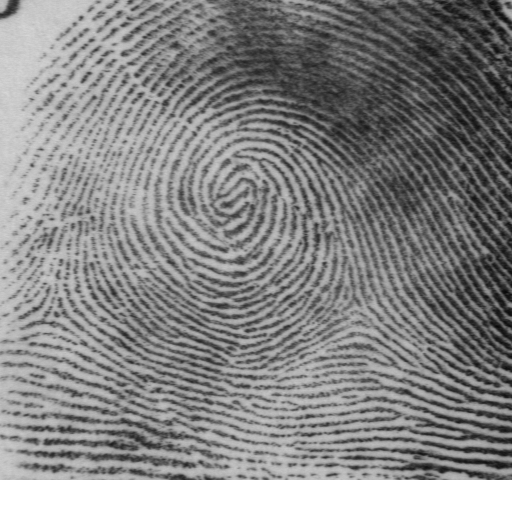
#> input picture sd04/png_txt/figs_0/f0014_06.png, 512 x 512 px
$ python -i preprocessing.py   (imports and definitions only)
#> lines starting #> are read from the running program, lines starting #| are printed output that depends on the picture
"""Fingerprint image preprocessing pipeline."""
from __future__ import annotations

from dataclasses import dataclass
from pathlib import Path
from typing import Tuple

import cv2
import numpy as np

from app.config import CLAHE_CLIP_LIMIT, CLAHE_TILE_GRID_SIZE, IMAGE_SIZE


@dataclass
class PreprocessResult:
    """Container for preprocessing outputs."""

    original: np.ndarray
    original_resized: np.ndarray
    gray: np.ndarray
    normalized: np.ndarray
    clahe: np.ndarray
    enhanced: np.ndarray
    mask: np.ndarray
    model_input: np.ndarray


def _to_gray(image: np.ndarray) -> np.ndarray:
    """Convert BGR image to grayscale float32 in [0, 1]."""
    gray = cv2.cvtColor(image, cv2.COLOR_BGR2GRAY)
    return gray.astype(np.float32) / 255.0


def _normalize(gray: np.ndarray) -> np.ndarray:
    """Normalize grayscale image to [0, 1] with contrast stretching."""
    normalized = cv2.normalize(gray, None, 0, 1.0, cv2.NORM_MINMAX)
    return normalized.astype(np.float32)


def _apply_clahe(gray: np.ndarray) -> np.ndarray:
    """Apply CLAHE for local contrast enhancement."""
    gray_u8 = np.clip(gray * 255.0, 0, 255).astype(np.uint8)
    clahe = cv2.createCLAHE(
        clipLimit=CLAHE_CLIP_LIMIT,
        tileGridSize=CLAHE_TILE_GRID_SIZE,
    )
    enhanced = clahe.apply(gray_u8)
    return enhanced.astype(np.float32) / 255.0


def _load_external_enhancer():
    base_dir = Path(__file__).resolve().parents[2]
    enhancer_path = base_dir / "external" / "Fingerprint-Enhancement-Python" / "src"
    if str(enhancer_path) not in __import__("sys").path:
        __import__("sys").path.insert(0, str(enhancer_path))
    from fingerprint_enhancer.fingerprint_image_enhancer import FingerprintImageEnhancer

    return FingerprintImageEnhancer


def _segment_fingerprint(image: np.ndarray) -> np.ndarray:
    """Extract segmentation mask for fingerprint foreground."""
    img_u8 = np.clip(image * 255.0, 0, 255).astype(np.uint8)
    blurred = cv2.GaussianBlur(img_u8, (5, 5), 0)
    _, mask = cv2.threshold(blurred, 0, 255, cv2.THRESH_BINARY + cv2.THRESH_OTSU)
    if mask.mean() > 127:
        mask = cv2.bitwise_not(mask)

    kernel = cv2.getStructuringElement(cv2.MORPH_ELLIPSE, (15, 15))
    mask = cv2.morphologyEx(mask, cv2.MORPH_CLOSE, kernel, iterations=2)
    mask = cv2.morphologyEx(mask, cv2.MORPH_OPEN, kernel, iterations=1)

    contours, _ = cv2.findContours(mask, cv2.RETR_EXTERNAL, cv2.CHAIN_APPROX_SIMPLE)
    if contours:
        largest = max(contours, key=cv2.contourArea)
        mask = np.zeros_like(mask)
        cv2.drawContours(mask, [largest], -1, 255, thickness=cv2.FILLED)

    return (mask > 0).astype(np.uint8)


def _resize(image: np.ndarray, size: Tuple[int, int], is_mask: bool = False) -> np.ndarray:
    """Resize image or mask to target size."""
    interpolation = cv2.INTER_NEAREST if is_mask else cv2.INTER_AREA
    resized = cv2.resize(image, size, interpolation=interpolation)
    return resized


def preprocess_fingerprint(image: np.ndarray) -> PreprocessResult:
    """Preprocess fingerprint image.

    Pipeline:
        1. Grayscale conversion
        2. Normalization
        3. CLAHE contrast enhancement
        4. Gabor ridge enhancement
        5. Segmentation mask extraction
        6. Resize to model input size

    Args:
        image: Input BGR image.

    Returns:
        PreprocessResult containing intermediate outputs and model input.
    """
    original_resized = _resize(image, IMAGE_SIZE)

    gray = _to_gray(image)
    normalized = _normalize(gray)
    clahe = _apply_clahe(normalized)

    gray_u8 = np.clip(gray * 255.0, 0, 255).astype(np.uint8)
    enhanced = None
    mask = None
    try:
        FingerprintImageEnhancer = _load_external_enhancer()
        enhancer = FingerprintImageEnhancer()
        enhanced_bin = enhancer.enhance(gray_u8, resize=False, invert_output=False)
        enhanced = enhanced_bin.astype(np.float32)
        mask = enhancer._mask.astype(np.uint8)
        normalized = enhancer._normim.astype(np.float32)
    except Exception:
        mask = _segment_fingerprint(clahe)
        enhanced = normalized * mask.astype(np.float32)

    model_input = _resize(enhanced, IMAGE_SIZE).astype(np.float32)

    return PreprocessResult(
        original=image,
        original_resized=original_resized,
        gray=gray,
        normalized=normalized,
        clahe=clahe,
        enhanced=enhanced,
        mask=mask,
        model_input=model_input,
    )

>>> import cv2
>>> picture = cv2.imread('../../sd04/png_txt/figs_0/f0014_06.png')
#> picture is the input picture: shape (512, 512, 3); min 8, max 255, mean 134.5
>>> result = preprocess_fingerprint(picture)
#> in _resize, `resized = cv2.resize(image, size, interpolation=interpolation)`:
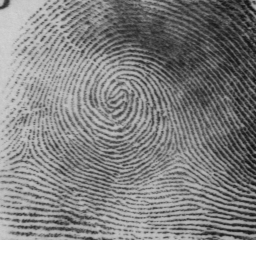
#> resized: shape (256, 256, 3); min 14, max 255, mean 134.6
#> in _apply_clahe, `enhanced = clahe.apply(gray_u8)`:
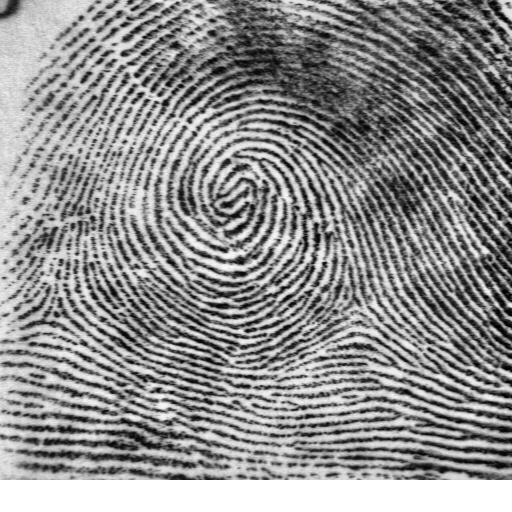
#> enhanced: shape (512, 512); min 0, max 255, mean 143.2
#> (the run stopped early here; a loop or call above may not have finished)

$ run again, on sd04/png_txt/figs_0/f0015_01.png
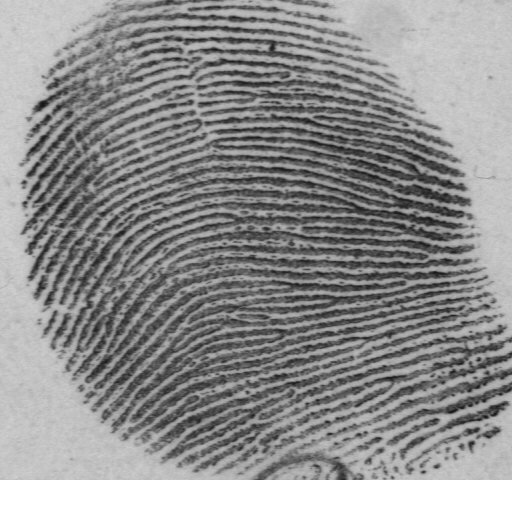
#> input picture sd04/png_txt/figs_0/f0015_01.png, 512 x 512 px
#> picture is the input picture: shape (512, 512, 3); min 22, max 255, mean 144
#> in _resize, `resized = cv2.resize(image, size, interpolation=interpolation)`:
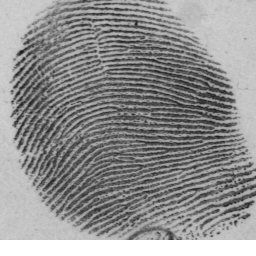
#> resized: shape (256, 256, 3); min 24, max 255, mean 144.1
#> in _apply_clahe, `enhanced = clahe.apply(gray_u8)`:
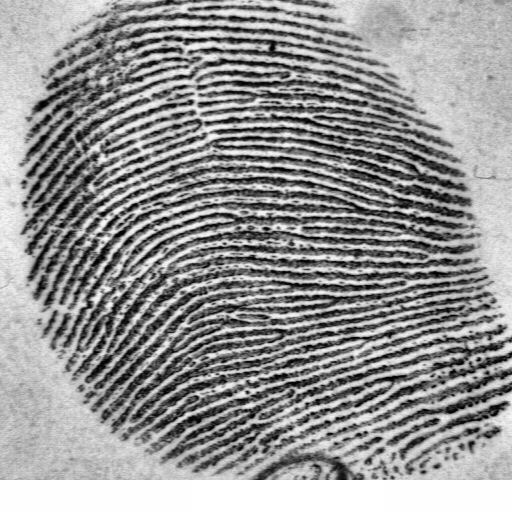
#> enhanced: shape (512, 512); min 0, max 255, mean 148.9

$ run again, on sd04/png_txt/figs_0/f0032_03.png
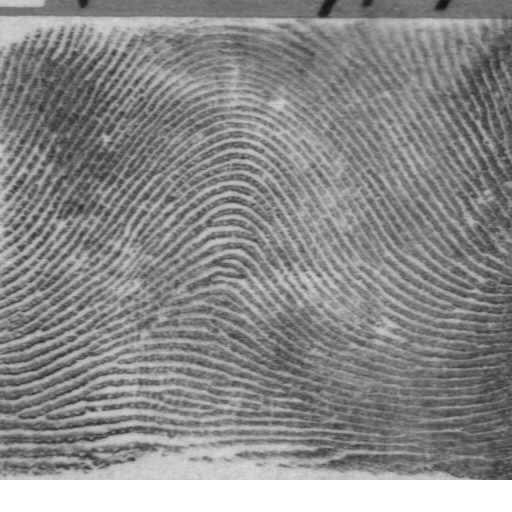
#> input picture sd04/png_txt/figs_0/f0032_03.png, 512 x 512 px
#> picture is the input picture: shape (512, 512, 3); min 19, max 255, mean 138.2
#> in _resize, `resized = cv2.resize(image, size, interpolation=interpolation)`:
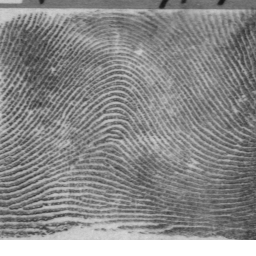
#> resized: shape (256, 256, 3); min 22, max 255, mean 138.3
#> in _apply_clahe, `enhanced = clahe.apply(gray_u8)`:
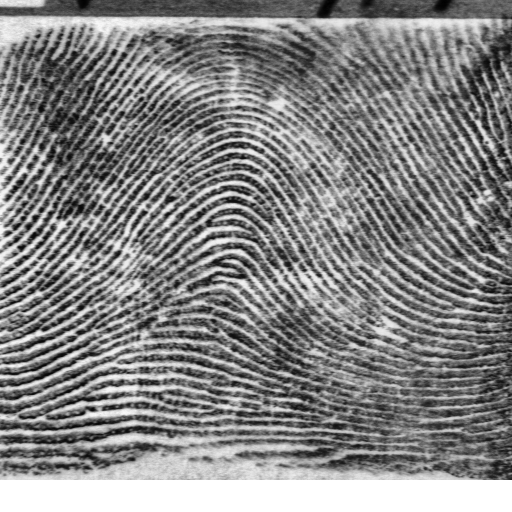
#> enhanced: shape (512, 512); min 0, max 255, mean 133

$ run again, on sd04/png_txt/figs_0/f0063_06.png
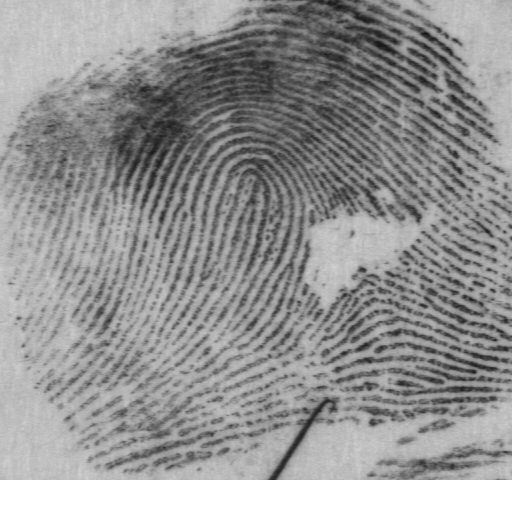
#> input picture sd04/png_txt/figs_0/f0063_06.png, 512 x 512 px
#> picture is the input picture: shape (512, 512, 3); min 20, max 255, mean 148.5
#> in _resize, `resized = cv2.resize(image, size, interpolation=interpolation)`:
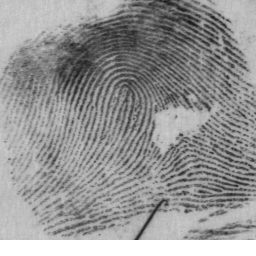
#> resized: shape (256, 256, 3); min 23, max 255, mean 148.7
#> in _apply_clahe, `enhanced = clahe.apply(gray_u8)`:
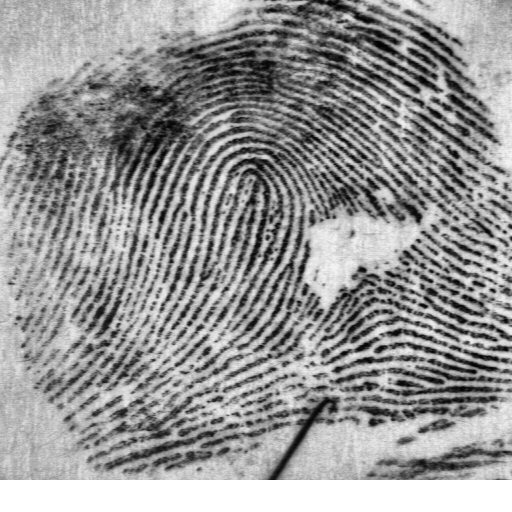
#> enhanced: shape (512, 512); min 0, max 255, mean 149.9
